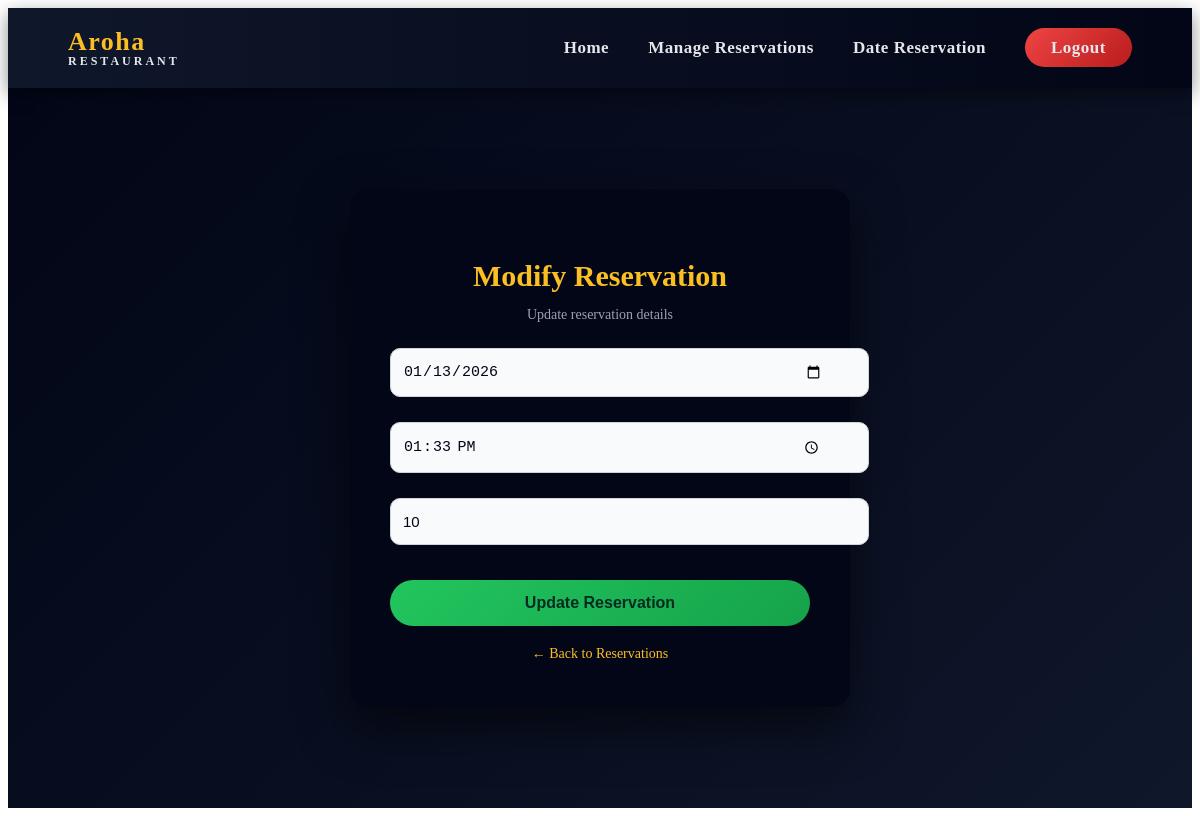
Screenshot of /admin_modify/5 (signed in) with the database file from the repository.
### restaurent/models.py (models this page shows)
class Reservation(models.Model):
    user = models.ForeignKey(User, on_delete=models.CASCADE)
    table = models.ForeignKey(Table, on_delete=models.CASCADE)
    reservation_date = models.DateField()
    time_slot = models.TimeField()
    guests = models.IntegerField()

### restaurent/views.py (the view, shortened to what this page needs)
# urls.py: path('admin_modify/<int:pk>',admin_modify,name='admin_modify')
@staff_member_required(login_url='login_')
def admin_modify(request,pk):
    reservation=Reservation.objects.get(id=pk)
    return render(request,'admin_modify.html',{'reservation':reservation})

### restaurent/templates/admin_modify.html (shortened to what this page needs)
{% extends 'main.html' %}
{% load static %}
{% block css %}
<link rel="stylesheet" href="{% static 'admin_modify.css' %}">
{% endblock %}
{% block content %}
<div class="modify-container">
    <div class="modify-card">
        <h2>Modify Reservation</h2>
        <p class="subtitle">Update reservation details</p>
        <form method="POST">
            <div class="input-group icon-input">
                <input type="date" name="date"
                       value="{{ reservation.reservation_date|date:'Y-m-d' }}"
                       required>
            </div>
            <div class="input-group icon-input">
                <input type="time" name="time"
                       value="{{ reservation.time_slot|time:'H:i' }}"
                       required>
            </div>
            <div class="input-group">
                <input type="number" name="guests"
                       value="{{ reservation.guests }}"
                       min="1" required>
            </div>
            <button type="submit" class="update-btn">Update Reservation</button>
        </form>
        <a href="{% url 'view_reservations' %}" class="back-link">← Back to Reservations</a>
    </div>
</div>
{% endblock %}

### restaurent/static/admin_modify.css (style rules this page uses)
.modify-container { min-height: calc(100vh - 80px); display: flex; align-items: center; justify-content: center; background: linear-gradient(135deg, #020617, #0f172a); }
.modify-card { background: #020617; padding: 45px 40px; width: 420px; border-radius: 18px; box-shadow: 0 20px 50px rgba(0, 0, 0, 0.6); text-align: center; overflow: visible; }
.modify-card h2 { color: #fbbf24; font-size: 30px; margin-bottom: 5px; }
.modify-card .subtitle { color: #9ca3af; font-size: 14px; margin-bottom: 25px; }
.modify-card .input-group { position: relative; margin-bottom: 25px; }
.modify-card .input-group input { width: 100%; padding: 14px 12px; padding-right: 45px; background: #f9fafb; border: 1px solid #d1d5db; border-radius: 10px; color: #020617; font-size: 15px; outline: none; }
.update-btn { width: 100%; margin-top: 10px; padding: 14px; border: none; border-radius: 999px; background: linear-gradient(135deg, #22c55e, #16a34a); color: #022c22; font-size: 16px; font-weight: 700; cursor: pointer; transition: all 0.3s ease; }
.back-link { display: inline-block; margin-top: 20px; color: #fbbf24; font-size: 14px; text-decoration: none; }

### rows the page displays
Reservation: date "01/13/2026", time "13:33", guests "10"
